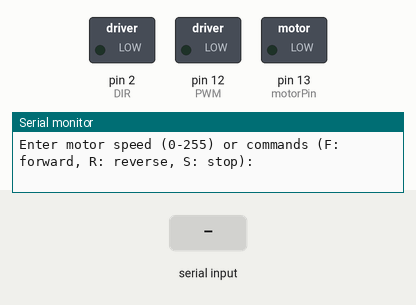
Bench run of a sketch on a simulated Arduino Uno, built with avr-gcc and run on an emulated ATmega328P. On the bench: switched loads named in the sketch (green lamp = pin HIGH), the last lines printed to the serial monitor. The test bench sets the inputs (shaded band).

Above: at 1.2 s.
1.3 s: "R90\n" received over Serial
At 2.5 s:
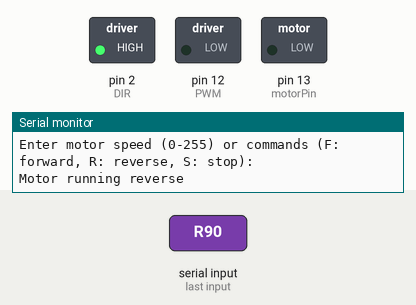
2.8 s: "F90\n" received over Serial
At 3.7 s:
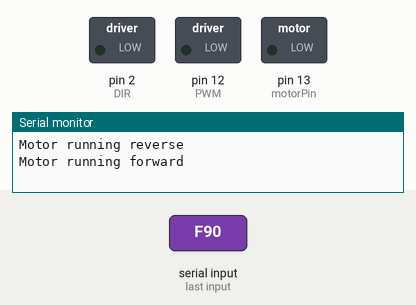
4.3 s: "R,45\n" received over Serial
At 4.8 s:
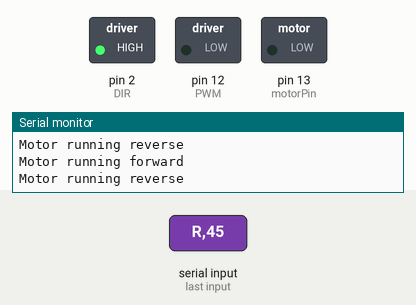
5.8 s: "F,45\n" received over Serial
At 7.2 s:
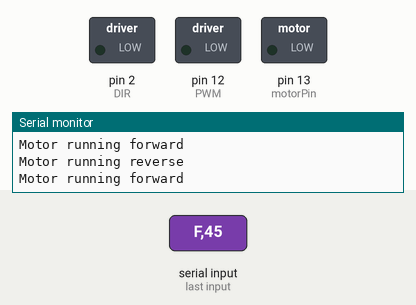
Timing chart, 0 to 8.3 s (numbered marks = the images above; inputs shaded):
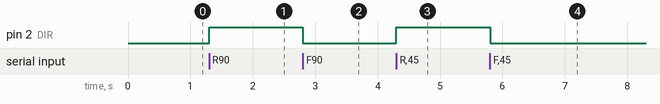

Measured:
- after the input at 1.3 s, pin 2 (DIR): LOW → HIGH at once
- after the input at 2.8 s, pin 2 (DIR): HIGH → LOW at once
- after the input at 4.3 s, pin 2 (DIR): LOW → HIGH at once
- after the input at 5.8 s, pin 2 (DIR): HIGH → LOW at once

The sketch:

ASME_Robotics_testMotorDirection.ino
```cpp
const int motorPin = 13;   // Motor connected to pin 13
#define PWM 12
#define DIR 2
int motorSpeed = 0;        // Variable to store motor speed (0-255)

void setup() {
  // Set motor pin as output
  pinMode(motorPin, OUTPUT);
  digitalWrite(PWM, LOW);
  pinMode(DIR, OUTPUT);
  digitalWrite(DIR, LOW);

  // Initialize serial communication at 9600 baud
  Serial.begin(9600);
  Serial.println("Enter motor speed (0-255) or commands (F: forward, R: reverse, S: stop):");
}

int PWM_value;
bool direction;

void loop() {
  // Check if data is available in the serial buffer
  #define delayTime 100
  if (Serial.available()) {
    // Read the incoming data
    char command = Serial.read();

    // Handle speed control if numbers are entered
    if (command >= '0' && command <= '9') {
      motorSpeed = (motorSpeed * 10) + (command - '0');  // Build the number from digits
    }

    // Handle commands
    if (command == 'F' || command == 'f') {
      // Forward direction
      Serial.println("Motor running forward");
      direction = 0;
      digitalWrite(DIR, direction);
      analogWrite(PWM, motorSpeed);  // Set speed
      motorSpeed = 0;  // Reset speed input
    } else if (command == 'R' || command == 'r') {
      // Reverse direction (invert the control logic if using an H-bridge)
      Serial.println("Motor running reverse");
      direction = 1;
      digitalWrite(DIR, direction);
      analogWrite(PWM, motorSpeed);  // This is just for an example. In reality, you'd toggle direction pins on a motor driver.
      motorSpeed = 0;  // Reset speed input
    } else if (command == 'S' || command == 's') {
      // Stop motor
      Serial.println("Motor stopped");
      analogWrite(PWM, 0);  // Turn off the motor
      motorSpeed = 0;  // Reset speed input
    }
  }
}
```
